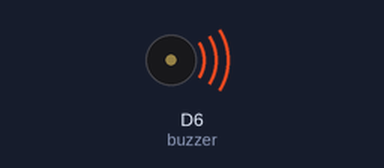
Recording of a sketch running on a simulated ESP8266 (NodeMCU). Parts: buzzer (waves = sounding).

Above: at 0.5 s.
At 3.5 s:
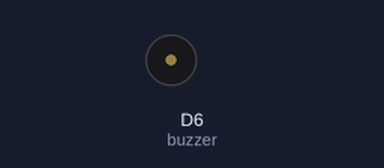
Timing chart, 0 to 5.2 s (numbered marks = the images above):
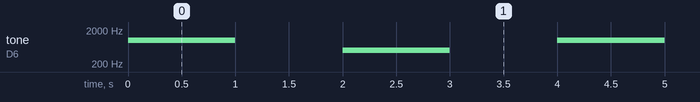

Measured:
- by itself, tone on D6 (buzzer): repeats every 4.0 s: silent 1.0 s, 500 Hz 1.0 s, silent 1.0 s, 1000 Hz 1.0 s

The sketch:

Buzzer.ino
```cpp
/*
   Credits: www.plusivo.com

   Lesson 9: Buzzer

   The code below is created for the lesson "Buzzer"
   where you will learn how to use a buzzer.

   Make sure you connected the buzzer correctly, as shown in the guide.

   In this code we will turn on the buzzer, at a frequency of 1000Hz,
   for one second, and then turn it off for one second, then turn it back on,
   at a frequency of 500Hz, for one second, and then turn it off for
   one second, and the code will do these instructions over and over again.

   More information about the connections can be found in the guide.

*/

//define the pin used by the buzzer
const int buzzer = D6;

void setup()
{
  //set the mode of the pin used by the buzzer as OUTPUT
  pinMode(buzzer, OUTPUT);
}

void loop()
{
  //turn on the buzzer and wait 1 s
  //we use a frequency of 1kHz(1000Hz)
  //you can change this frequency so the sound can be
  //more pleasant
  tone(buzzer, 1000);
  delay(1000);

  //turn off the buzzer and wait 1 s
  noTone(buzzer);
  delay(1000);

  //turn on the buzzer at a frequency
  //of 500Hz and wait 1 s
  tone(buzzer, 500);
  delay(1000);

  //turn off the buzzer
  noTone(buzzer);
  delay(1000);
}
```
